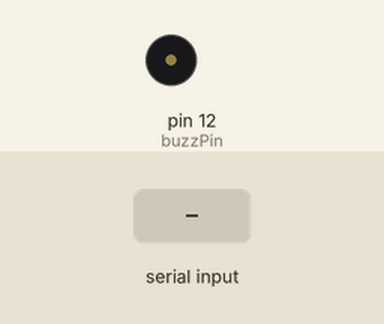
This sketch was run on a simulated Arduino Uno, built with avr-gcc and run on an emulated ATmega328P. Shown: buzzer (waves = sounding, pin HIGH). Inputs (shaded band) come from the test bench. What the sketch prints to the serial monitor is not drawn.

Above: at 1.2 s.
1.3 s: "90,45\n" received over Serial
At 2.1 s:
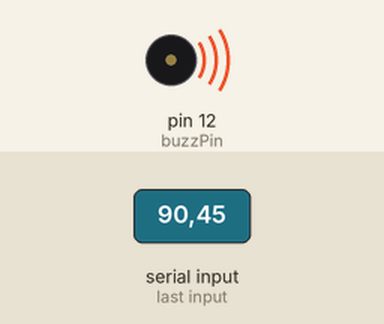
Timing chart, 0 to 10.3 s (numbered marks = the images above; inputs shaded):
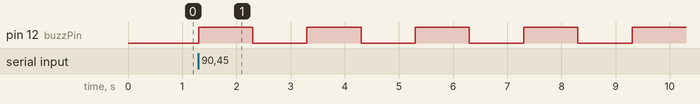

The sketch:

buzzer_input.ino
```cpp
int buzzPin = 12;
int userInput;
String msg = "enter a number b/w 0-10: ";
void setup() {
  // put your setup code here, to run once:
  Serial.begin(9600);
  pinMode(buzzPin,OUTPUT);
}

void loop() {
  // put your main code here, to run repeatedly:
  Serial.println(msg);

  while(Serial.available() == 0){
    // wait for me...
    }
   userInput = Serial.parseInt();
   if(userInput>10){
      digitalWrite(buzzPin,HIGH); //1
      delay(1000);
      digitalWrite(buzzPin,LOW); //
      delay(1000);
      digitalWrite(buzzPin,HIGH); // 2
      delay(1000);
      digitalWrite(buzzPin,LOW); //
      delay(1000);
      digitalWrite(buzzPin,HIGH); // 3
      delay(1000);
      digitalWrite(buzzPin,LOW); //
      delay(1000);
      digitalWrite(buzzPin,HIGH); // 4
      delay(1000);
      digitalWrite(buzzPin,LOW); //
      delay(1000);

    }


}
```

Measured:
- after the input at 1.3 s, pin 12 (buzzPin): alternates HIGH for 1.0 s and LOW for 1.0 s, starting at once
